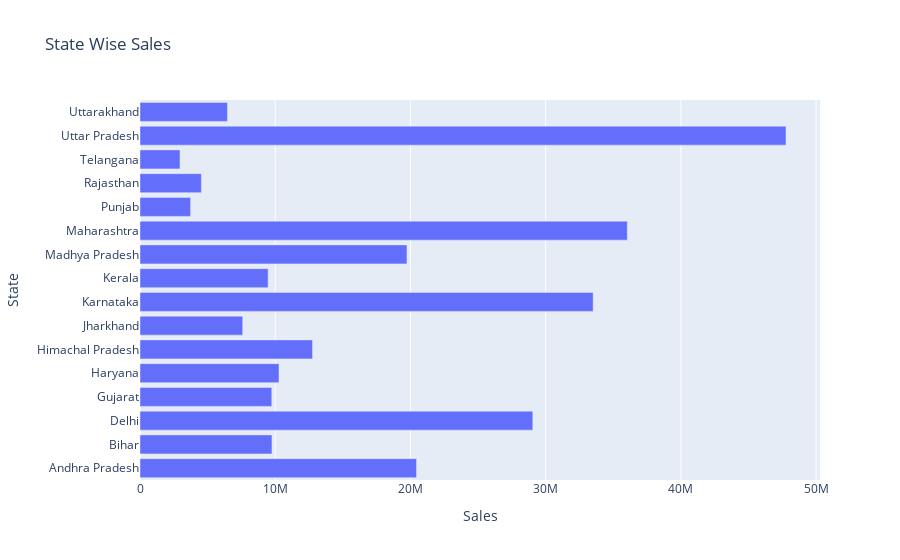

Here is the notebook cell this chart was saved with:
### Markdown cell above
### Sales By State

### Code cell
sales_by_state = df.groupby('State')['Sales'].sum().reset_index()

fig = plx.bar(sales_by_state, x='Sales', y='State',title='State Wise Sales')
fig.show()

### Figure 1 — Plotly figure (JSON) as saved in the notebook; plotly's stock layout.template omitted (floating-point values rounded to 4 significant figures)
{"data": [{"alignmentgroup": "True", "hovertemplate": "Sales=%{x}<br>State=%{y}<extra></extra>", "legendgroup": "", "marker": {"color": "#636efa", "pattern": {"shape": ""}}, "name": "", "offsetgroup": "", "orientation": "h", "showlegend": false, "textposition": "auto", "type": "bar", "x": [20450000.0, 9758622, 29050000.0, 9745000.0, 10279844, 12761065, 7596577, 33510000.0, 9477000.0, 19740000.0, 36040000.0, 3743191, 4539256, 2957237, 47780000.0, 6469228], "xaxis": "x", "y": ["Andhra Pradesh", "Bihar", "Delhi", "Gujarat", "Haryana", "Himachal Pradesh", "Jharkhand", "Karnataka", "Kerala", "Madhya Pradesh", "Maharashtra", "Punjab", "Rajasthan", "Telangana", "Uttar Pradesh", "Uttarakhand"], "yaxis": "y"}], "layout": {"barmode": "relative", "legend": {"tracegroupgap": 0}, "title": {"text": "State Wise Sales"}, "xaxis": {"anchor": "y", "domain": [0, 1], "title": {"text": "Sales"}}, "yaxis": {"anchor": "x", "domain": [0, 1], "title": {"text": "State"}}}}
